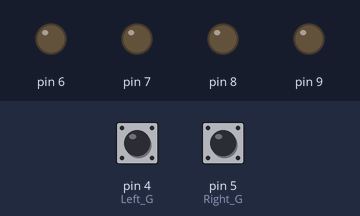
Recording of a sketch running on a simulated Arduino Uno, built with avr-gcc and run on an emulated ATmega328P. Shown: output pins drawn as LEDs (lit = HIGH). Inputs (shaded band) come from the test bench; at power-on: pin 4 (Left_G) LOW, pin 5 (Right_G) LOW.

Above: at 1.2 s.
1.3 s: pin 4 (Left_G) pulled HIGH for 0.15 s
At 1.37 s:
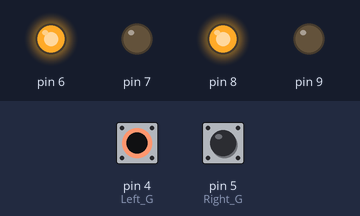
2.9 s: pin 5 (Right_G) pulled HIGH for 0.15 s
At 2.97 s:
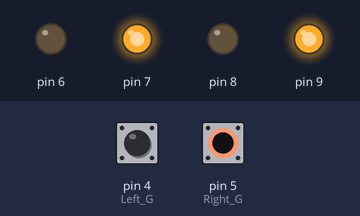
4.5 s: pin 5 (Right_G) pulled HIGH for 3.2 s
At 8.9 s:
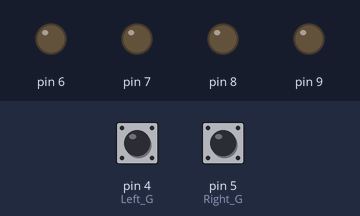
9.2 s: pin 4 (Left_G) pulled HIGH for 3.2 s
At 10.1 s:
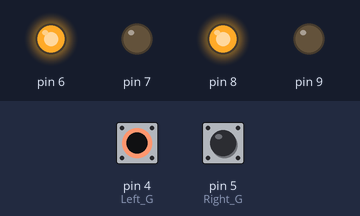
13.9 s: pin 4 (Left_G) driven HIGH and pin 5 (Right_G) driven HIGH
At 14.8 s:
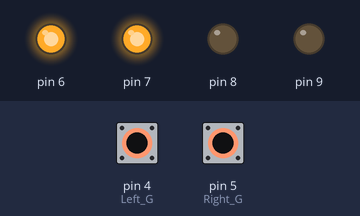
Timing chart, 0 to 16.4 s (numbered marks = the images above; inputs shaded):
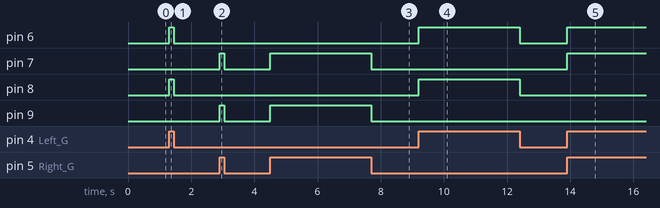

Measured:
- after the input at 1.3 s, pin 6, pin 8: LOW → HIGH at once, → LOW 0.15 s later
- after the input at 2.9 s, pin 7, pin 9: LOW → HIGH at once, → LOW 0.15 s later
- after the input at 4.5 s, pin 7, pin 9: LOW → HIGH at once, → LOW 3.2 s later
- after the input at 9.2 s, pin 6, pin 8: LOW → HIGH at once, → LOW 3.2 s later
- after the input at 13.9 s, pin 6, pin 7: LOW → HIGH at once

The sketch:

CodigoSumoIno.ino
```cpp
/*******************************************************************************/
/***************** FORGERS SUMO 500G CONTROLLER ********************************/
/*******************************************************************************/
//=============================================================================
//  Technical Manager:    Victor O. Ogata
//  Members:     Victor O. Ogata
//
//  Creation Date:      13/05/2018
//  Revision History
//  Name:               Date:         Description
//  Victor O. Ogata     14/03/2019    Motor Control
//  Victor O. Ogata     27/03/2019    IF sensors
//
//
//=============================================================================
int L=0,R=0;


void setup()
{
  Serial.begin(9600);
 // set all the motor control pins to outputs
 pinMode(9, OUTPUT);
 pinMode(8, OUTPUT);
 pinMode(7, OUTPUT);
 pinMode(6, OUTPUT);
 pinMode(5,INPUT);//Right G
 pinMode(4,INPUT);//Left G

}
void Stop()
{
  digitalWrite(9, LOW);
 digitalWrite(8,LOW );
 digitalWrite(7,LOW);
 digitalWrite(6 ,LOW);
  }
void motorF()
{
  digitalWrite(9,LOW);
 digitalWrite(8,LOW );
 digitalWrite(7,HIGH);
 digitalWrite(6 ,HIGH);
}
void motorB()
{
  digitalWrite(9,HIGH);
 digitalWrite(8,HIGH );
 digitalWrite(7,LOW);
 digitalWrite(6 ,LOW);
}
void motorL()
{
 digitalWrite(9,LOW);
 digitalWrite(8,HIGH );
 digitalWrite(7,LOW);
 digitalWrite(6 ,HIGH);
}
void motorR()
{
 digitalWrite(9, HIGH);
 digitalWrite(8,LOW );
 digitalWrite(7,HIGH);
 digitalWrite(6 ,LOW);

}

void loop(){
  L = digitalRead(5);
  R = digitalRead(4);
//  Serial.println(L);
//   Serial.println(R);
if(L==1 && R==1)
motorF();
else if(L==0 && R==1)
motorL();
else if(L==1 && R==0)
motorR();
else if(L==0 && R==0)
Stop();


}
```
